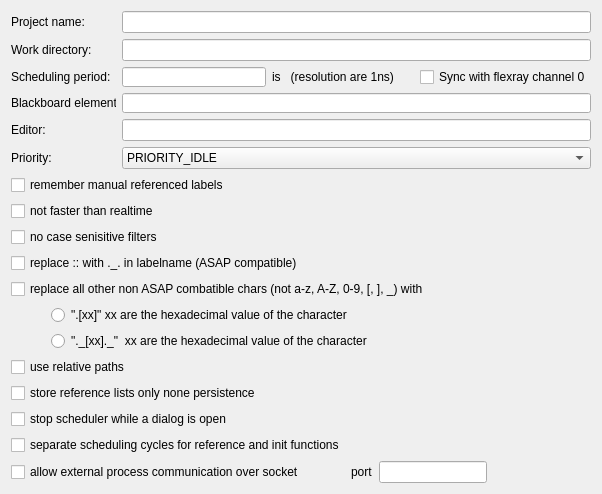
     <widget class="QWidget" name="tab">
      <attribute name="title">
       <string>Main settings</string>
      </attribute>
      <layout class="QGridLayout" name="gridLayout_2">
       <item row="5" column="0">
        <layout class="QHBoxLayout" name="horizontalLayout_7">
         <item>
          <widget class="QLabel" name="label_6">
           <property name="minimumSize">
            <size>
             <width>105</width>
             <height>0</height>
            </size>
           </property>
           <property name="maximumSize">
            <size>
             <width>105</width>
             <height>16777215</height>
            </size>
           </property>
           <property name="text">
            <string>Priority:</string>
           </property>
          </widget>
         </item>
         <item>
          <widget class="QComboBox" name="PriorityComboBox">
           <item>
            <property name="text">
             <string>PRIORITY_IDLE</string>
            </property>
           </item>
           <item>
            <property name="text">
             <string>PRIORITY_LOWEST</string>
            </property>
           </item>
           <item>
            <property name="text">
             <string>PRIORITY_BELOW_NORMAL</string>
            </property>
           </item>
           <item>
            <property name="text">
             <string>PRIORITY_NORMAL</string>
            </property>
           </item>
           <item>
            <property name="text">
             <string>PRIORITY_NORMAL_NO_SLEEP</string>
            </property>
           </item>
           <item>
            <property name="text">
             <string>PRIORITY_ABOVE_NORMAL_NO_SLEEP</string>
            </property>
           </item>
           <item>
            <property name="text">
             <string>PRIORITY_HIGHEST_NO_SLEEP</string>
            </property>
           </item>
           <item>
            <property name="text">
             <string>PRIORITY_TIME_CRITICAL_NO_SLEEP (only possible with administrator rights)</string>
            </property>
           </item>
          </widget>
         </item>
        </layout>
       </item>
       <item row="8" column="0">
        <widget class="QCheckBox" name="NoCaseSensFilCheckBox">
         <property name="text">
          <string>no case senisitive filters</string>
         </property>
        </widget>
       </item>
       <item row="4" column="0">
        <layout class="QHBoxLayout" name="horizontalLayout_6">
         <item>
          <widget class="QLabel" name="label_5">
           <property name="minimumSize">
            <size>
             <width>105</width>
             <height>0</height>
            </size>
           </property>
           <property name="maximumSize">
            <size>
             <width>105</width>
             <height>16777215</height>
            </size>
           </property>
           <property name="text">
            <string>Editor:</string>
           </property>
          </widget>
         </item>
         <item>
          <widget class="QLineEdit" name="EditorLineEdit"/>
         </item>
        </layout>
       </item>
       <item row="7" column="0">
        <widget class="QCheckBox" name="RealtimeCheckBox">
         <property name="text">
          <string>not faster than realtime</string>
         </property>
        </widget>
       </item>
       <item row="12" column="0">
        <layout class="QHBoxLayout" name="horizontalLayout_20">
         <item>
          <spacer name="horizontalSpacer_7">
           <property name="orientation">
            <enum>Qt::Horizontal</enum>
           </property>
           <property name="sizeType">
            <enum>QSizePolicy::Fixed</enum>
           </property>
           <property name="sizeHint" stdset="0">
            <size>
             <width>40</width>
             <height>20</height>
            </size>
           </property>
          </spacer>
         </item>
         <item>
          <widget class="QRadioButton" name="Replace2RadioButton">
           <property name="text">
            <string>&quot;._[xx]._&quot;  xx are the hexadecimal value of the character</string>
           </property>
          </widget>
         </item>
        </layout>
       </item>
       <item row="6" column="0">
        <widget class="QCheckBox" name="RemManRefLabelCheckBox">
         <property name="text">
          <string>remember manual referenced labels</string>
         </property>
        </widget>
       </item>
       <item row="13" column="0">
        <widget class="QCheckBox" name="UseRelativePathsCheckBox">
         <property name="text">
          <string>use relative paths</string>
         </property>
        </widget>
       </item>
       <item row="10" column="0">
        <widget class="QCheckBox" name="ReplaceAllOtherCharsCheckBox">
         <property name="text">
          <string>replace all other non ASAP combatible chars (not a-z, A-Z, 0-9, [, ], _) with</string>
         </property>
        </widget>
       </item>
       <item row="0" column="0">
        <layout class="QHBoxLayout" name="horizontalLayout">
         <item>
          <widget class="QLabel" name="label">
           <property name="minimumSize">
            <size>
             <width>105</width>
             <height>0</height>
            </size>
           </property>
           <property name="maximumSize">
            <size>
             <width>105</width>
             <height>16777215</height>
            </size>
           </property>
           <property name="text">
            <string>Project name:</string>
           </property>
          </widget>
         </item>
         <item>
          <widget class="QLineEdit" name="ProjectNameLineEdit">
           <property name="text">
            <string/>
           </property>
           <property name="alignment">
            <set>Qt::AlignLeading|Qt::AlignLeft|Qt::AlignVCenter</set>
           </property>
          </widget>
         </item>
        </layout>
       </item>
       <item row="3" column="0">
        <layout class="QHBoxLayout" name="horizontalLayout_5">
         <item>
          <widget class="QLabel" name="label_4">
           <property name="minimumSize">
            <size>
             <width>105</width>
             <height>0</height>
            </size>
           </property>
           <property name="maximumSize">
            <size>
             <width>105</width>
             <height>16777215</height>
            </size>
           </property>
           <property name="text">
            <string>Blackboard elements:</string>
           </property>
          </widget>
         </item>
         <item>
          <widget class="ValueInput" name="BlackboardElemLineEdit">
           <property name="minimumSize">
            <size>
             <width>0</width>
             <height>20</height>
            </size>
           </property>
           <property name="maximumSize">
            <size>
             <width>16777215</width>
             <height>20</height>
            </size>
           </property>
          </widget>
         </item>
        </layout>
       </item>
       <item row="17" column="0">
        <layout class="QHBoxLayout" name="horizontalLayout_27">
         <item>
          <widget class="QCheckBox" name="ExternProcessLoginSocketPortCheckBox">
           <property name="text">
            <string>allow external process communication over socket</string>
           </property>
          </widget>
         </item>
         <item>
          <spacer name="horizontalSpacer_9">
           <property name="orientation">
            <enum>Qt::Horizontal</enum>
           </property>
           <property name="sizeType">
            <enum>QSizePolicy::Fixed</enum>
           </property>
           <property name="sizeHint" stdset="0">
            <size>
             <width>40</width>
             <height>20</height>
            </size>
           </property>
          </spacer>
         </item>
         <item>
          <widget class="QLabel" name="label_17">
           <property name="text">
            <string>port</string>
           </property>
          </widget>
         </item>
         <item>
          <widget class="QLineEdit" name="ExternProcessLoginSocketPortLineEdit"/>
         </item>
         <item>
          <spacer name="horizontalSpacer_10">
           <property name="orientation">
            <enum>Qt::Horizontal</enum>
           </property>
           <property name="sizeHint" stdset="0">
            <size>
             <width>40</width>
             <height>20</height>
            </size>
           </property>
          </spacer>
         </item>
        </layout>
       </item>
       <item row="9" column="0">
        <widget class="QCheckBox" name="ReplaceLabelnameCheckBox">
         <property name="contextMenuPolicy">
          <enum>Qt::NoContextMenu</enum>
         </property>
         <property name="acceptDrops">
          <bool>false</bool>
         </property>
         <property name="toolTip">
          <string comment="ASAP"/>
         </property>
         <property name="text">
          <string>replace :: with ._. in labelname (ASAP compatible)</string>
         </property>
        </widget>
       </item>
       <item row="1" column="0">
        <layout class="QHBoxLayout" name="horizontalLayout_2">
         <item>
          <widget class="QLabel" name="label_2">
           <property name="minimumSize">
            <size>
             <width>105</width>
             <height>0</height>
            </size>
           </property>
           <property name="maximumSize">
            <size>
             <width>105</width>
             <height>16777215</height>
            </size>
           </property>
           <property name="text">
            <string>Work directory:</string>
           </property>
          </widget>
         </item>
         <item>
          <widget class="QLineEdit" name="WorkDirectoryLineEdit">
           <property name="alignment">
            <set>Qt::AlignLeading|Qt::AlignLeft|Qt::AlignVCenter</set>
           </property>
          </widget>
         </item>
        </layout>
       </item>
       <item row="2" column="0">
        <layout class="QHBoxLayout" name="horizontalLayout_4">
         <item>
          <layout class="QHBoxLayout" name="horizontalLayout_3">
           <item>
            <widget class="QLabel" name="label_3">
             <property name="minimumSize">
              <size>
               <width>105</width>
               <height>0</height>
              </size>
             </property>
             <property name="maximumSize">
              <size>
               <width>105</width>
               <height>16777215</height>
              </size>
             </property>
             <property name="text">
              <string>Scheduling period:</string>
             </property>
            </widget>
           </item>
           <item>
            <widget class="TextValueInput" name="SchedulingLineEdit">
             <property name="maximumSize">
              <size>
               <width>16777215</width>
               <height>20</height>
              </size>
             </property>
             <property name="inputMethodHints">
              <set>Qt::ImhNone</set>
             </property>
            </widget>
           </item>
           <item>
            <widget class="QLabel" name="label_18">
             <property name="text">
              <string>is   (resolution are 1ns)      </string>
             </property>
            </widget>
           </item>
           <item>
            <widget class="QCheckBox" name="SyncWithFlexrayCheckBox">
             <property name="text">
              <string>Sync with flexray channel 0</string>
             </property>
            </widget>
           </item>
          </layout>
         </item>
        </layout>
       </item>
       <item row="11" column="0">
        <layout class="QHBoxLayout" name="horizontalLayout_19">
         <item>
          <spacer name="horizontalSpacer_6">
           <property name="orientation">
            <enum>Qt::Horizontal</enum>
           </property>
           <property name="sizeType">
            <enum>QSizePolicy::Fixed</enum>
           </property>
           <property name="sizeHint" stdset="0">
            <size>
             <width>40</width>
             <height>20</height>
            </size>
           </property>
          </spacer>
         </item>
         <item>
          <widget class="QRadioButton" name="Replace1RadioButton">
           <property name="text">
            <string>&quot;.[xx]&quot; xx are the hexadecimal value of the character</string>
           </property>
          </widget>
         </item>
        </layout>
       </item>
       <item row="15" column="0">
        <widget class="QCheckBox" name="StopSchedulerCheckBox">
         <property name="text">
          <string>stop scheduler while a dialog is open</string>
         </property>
        </widget>
       </item>
       <item row="14" column="0">
        <widget class="QCheckBox" name="StoreReferenceCheckBox">
         <property name="text">
          <string>store reference lists only none persistence</string>
         </property>
        </widget>
       </item>
       <item row="16" column="0">
        <widget class="QCheckBox" name="SeparateCyclesForRefAndInitFunctionCheckBox">
         <property name="text">
          <string>separate scheduling cycles for reference and init functions</string>
         </property>
        </widget>
       </item>
      </layout>
      <zorder>RemManRefLabelCheckBox</zorder>
      <zorder>RealtimeCheckBox</zorder>
      <zorder>NoCaseSensFilCheckBox</zorder>
      <zorder>ReplaceLabelnameCheckBox</zorder>
      <zorder>UseRelativePathsCheckBox</zorder>
      <zorder>StoreReferenceCheckBox</zorder>
      <zorder>StopSchedulerCheckBox</zorder>
      <zorder>ReplaceAllOtherCharsCheckBox</zorder>
      <zorder>SeparateCyclesForRefAndInitFunctionCheckBox</zorder>
     </widget>
